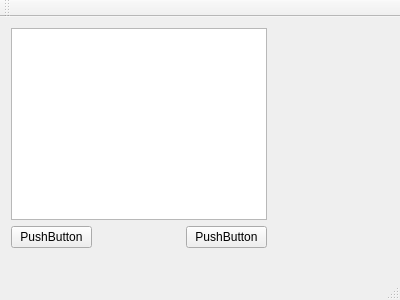
<?xml version="1.0" encoding="UTF-8"?>
<ui version="4.0">
 <class>MainWindow</class>
 <widget class="QMainWindow" name="MainWindow">
  <property name="geometry">
   <rect>
    <x>0</x>
    <y>0</y>
    <width>400</width>
    <height>300</height>
   </rect>
  </property>
  <property name="sizePolicy">
   <sizepolicy hsizetype="Expanding" vsizetype="Expanding">
    <horstretch>0</horstretch>
    <verstretch>0</verstretch>
   </sizepolicy>
  </property>
  <property name="windowTitle">
   <string>MainWindow</string>
  </property>
  <widget class="QWidget" name="centralWidget">
   <layout class="QFormLayout" name="formLayout">
    <item row="0" column="0">
     <layout class="QGridLayout" name="gridLayout">
      <item row="0" column="0" rowspan="2" colspan="3">
       <widget class="ListView" name="listView"/>
      </item>
      <item row="2" column="2">
       <widget class="QPushButton" name="pushButton_2">
        <property name="text">
         <string>PushButton</string>
        </property>
       </widget>
      </item>
      <item row="2" column="0">
       <widget class="QPushButton" name="pushButton">
        <property name="text">
         <string>PushButton</string>
        </property>
       </widget>
      </item>
     </layout>
    </item>
   </layout>
  </widget>
  <widget class="QMenuBar" name="menuBar">
   <property name="geometry">
    <rect>
     <x>0</x>
     <y>0</y>
     <width>400</width>
     <height>21</height>
    </rect>
   </property>
  </widget>
  <widget class="QToolBar" name="mainToolBar">
   <attribute name="toolBarArea">
    <enum>TopToolBarArea</enum>
   </attribute>
   <attribute name="toolBarBreak">
    <bool>false</bool>
   </attribute>
  </widget>
  <widget class="QStatusBar" name="statusBar"/>
 </widget>
 <layoutdefault spacing="6" margin="11"/>
 <customwidgets>
  <customwidget>
   <class>ListView</class>
   <extends>QListView</extends>
   <header location="global">listview.h</header>
  </customwidget>
 </customwidgets>
 <resources/>
 <connections/>
</ui>
